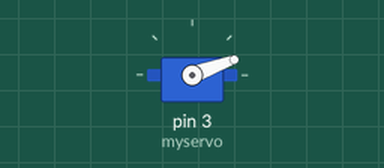
Simulated run of this sketch. Board: Arduino Uno, built with avr-gcc and run on an emulated ATmega328P. On the bench: servo. What the sketch prints to the serial monitor is not drawn.

Above: at 0.05 s.
At 2.45 s:
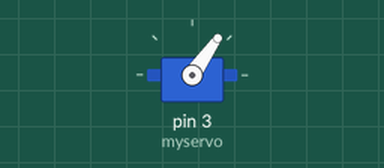
At 4.85 s:
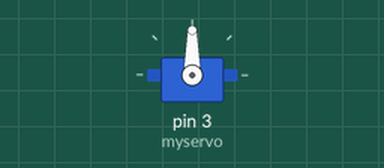
At 9.65 s:
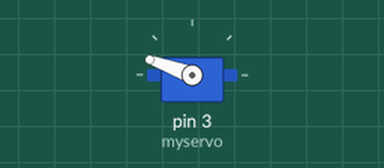
Timing chart, 0 to 12.6 s (numbered marks = the images above):
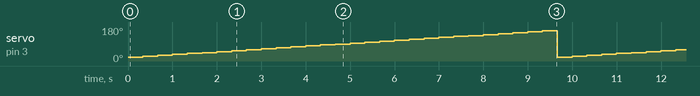

The sketch:

servomoteur.ino
```cpp
#include <Servo.h>

Servo myservo;  // create servo object to control a servo
int i=20;
int val=0;    // variable to read the value from the analog pin

void setup() {
  myservo.attach(3);  // attaches the servo on pin 9 to the servo object
  Serial.begin(9600);

}


void loop() {

  myservo.write(i);
  Serial.print(i);
  if(i>=160){
    i=20;
   }else{
      i=i+5;}
  delay(333);


  }
```

Measured:
- by itself, servo on pin 3 (myservo): ramps from 20° to 160° and jumps back, once every 9.7 s
